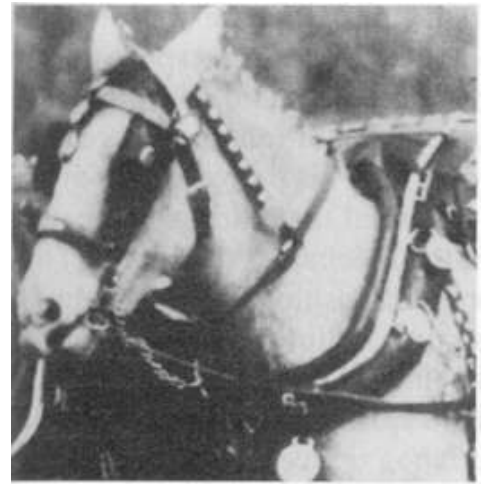
//> input picture Pixel-CNTN2013-THCK/Pixel-ThucHanhCuoiKi/Pixel-ThucHanhCuoiKi/Image/horse.PNG, 491 x 495 px
$ ./Main   (built with g++ and OpenCV 4)
//> lines starting //> are read from the running program, lines starting //| are printed output that depends on the picture
### Pixel-CNTN2013-THCK/Pixel-ThucHanhCuoiKi/Pixel-ThucHanhCuoiKi/DemoMorphology.h
#ifndef _DEMO_MORPHOLOGY_H_
#define _DEMO_MORPHOLOGY_H_


#include "Morphology.h"

//-------------------------------------
void demoBinaryDilation();
void demoBinaryErosion();
void demoBinaryOpening();
void demoBinaryClosing();

void demoFillingRegion();
void demoSkeleton();
void demoThinning();
void demoThickening();
void demoConvexHull();
void demoBinaryBoundaryExtraction();
//Do hit & miss transform khó demo, tuy vậy được sử dụng trong thinning, thickenning nên ta sẽ đánh giá mức
//độ hiệu quả của nó dựa vào kết quả của thinning và thickening
//--------------------------------------
void demoGrayscaleDilation();
void demoGrayscaleErosion();
void demoGrayscaleOpening();
void demoGrayscaleClosing();
void demoMorphologyGradient();
void demoTopHat();
void demoSmoothingOperation();

#endif

### Pixel-CNTN2013-THCK/Pixel-ThucHanhCuoiKi/Pixel-ThucHanhCuoiKi/Morphology.h
#ifndef _MORPHOLOGY_H_
#define _MORPHOLOGY_H_

#include "header.h"


//input includes a grayscale image, a structure function B whose each element is 0 or a nonzero number, and
//a pair of integer to indicate the center of B.
#define infinity 111111111
typedef unsigned __int8 uint8_t;
typedef unsigned __int16 uint16_t;
// Lưu ý: các phép Dilation/Erosion trong đây thực hiện việc dãn/co đối tượng trong ảnh nhị phân (màu đen),
//ngược với phép Dilation/Erosion trong opencv là dãn/co nền ảnh (màu trắng).
//Basis operators
Mat BinaryDilation(Mat src, Mat B, std::pair<int, int> center);
Mat BinaryErosion(Mat src, Mat B, std::pair<int, int> center);
Mat BinaryOpening(Mat src, Mat B, std::pair<int, int> center);
Mat BinaryClosing(Mat src, Mat B, std::pair<int, int> center);


//Phép giãn (dilation) độ xám: với 1 điểm ảnh ta chọn điểm ảnh có giá trị = (giá trị độ xám cộng
//giá trị b trong phần tử cấu trúc B) lớn nhất làm giá trị độ xám cho pixel đó
//. Ngược lại phép co (erosion) độ xám thì chọn giá trị =( giá trị độ xám trừ đi
//giá trị (b) trong mảng cấu trúc B) nhỏ nhất
Mat GrayscaleDilation(Mat src, Mat B, std::pair<int, int> center);
Mat GrayscaleErosion(Mat src, Mat B, std::pair<int, int> center);
Mat GrayscaleOpening(Mat src, Mat B, std::pair<int, int> center);
Mat GrayscaleClosing(Mat src, Mat B, std::pair<int, int> center);


//Application of above operators

//toán tử làm trơn (ảnh độ xám)
Mat SmoothOperator(Mat src, Mat B, std::pair<int, int> center);

//toán tử trích biên (ảnh nhị phân)
Mat BinaryBoundaryExtraction(Mat src);

Mat MorphologyGradient(Mat src, Mat B, std::pair<int, int> center);

Mat topHat(Mat src, Mat B, std::pair<int, int> center);

Mat regionFilling(Mat src, std::pair<int, int> startingPoint);
Mat getSkeleton(Mat src);

//mặc định cho làm mảnh tối đa (loop -> infinity)
Mat ThinningTransform(Mat src, int maxLoop= 111111111);
Mat ThickeningTransform(Mat src);
Mat CreateStructureMat(int size, int val = 0);
Mat ConvexHull(Mat src);
#endif

### Pixel-CNTN2013-THCK/Pixel-ThucHanhCuoiKi/Pixel-ThucHanhCuoiKi/header.h
#ifndef _HEADER_
#define _HEADER_

#include <iostream>
#include <stdio.h>
#include <math.h>
#include <vector>
#include <iterator>

#include <opencv2/core/core.hpp>
#include <opencv2/highgui/highgui.hpp>
#include <opencv2/imgproc/imgproc.hpp>

using namespace cv;
using namespace std;

const double PI = acos(-1);
const int MAX_SIZE = 300;
#define wrtCrss { cout << "----------------------------------------------------------------------------\n";}


int getSelection(char* name, int nArr, const char **selectArr);

#endif // _HEADER_

### Pixel-CNTN2013-THCK/Pixel-ThucHanhCuoiKi/Pixel-ThucHanhCuoiKi/DemoMorphology.cpp
#include "DemoMorphology.h"

const int binaryThreshold = 100;

// [154 lines left out: functions toBinary, demoBinaryDilation, demoBinaryErosion, demoBinaryOpening, demoBinaryClosing, demoFillingRegion and 11 more, not called in this run]

void demoSmoothingOperation()
{
	Mat img = imread("Image/horse.png", CV_LOAD_IMAGE_GRAYSCALE);
//> img is the input picture: 495 rows x 491 cols, CV_8UC1; min 38, max 255, mean 148
	imshow("Origin", img);
	imshow("Smoothing  operation", SmoothOperator(img, CreateStructureMat(11, 0), std::make_pair(5, 5)));
	waitKey(0);
}

### Pixel-CNTN2013-THCK/Pixel-ThucHanhCuoiKi/Pixel-ThucHanhCuoiKi/Morphology.cpp
#include "Morphology.h"

using namespace std;
#include <algorithm>
#include <utility>
#include <functional>
char hit[][25] = { "000000100110111011001000",
				   "010110110110010011011011",
				   "111110100000000000001011"};
char miss[][25] = { "111011001000000000100110",
				   "000001001001000100100100",
				   "000000001011111110100000" };
Mat CreateStructureMat(int size, int val)
{
//> called with size = 11, val = 0
	Mat kernel = Mat(size, size, CV_8UC1, Scalar_<uint8_t>(0));
	for (int i = 0; i < size; ++i)
		for (int j = 0; j < size; ++j)
			kernel.at<uint8_t>(i, j) = val;
	return kernel;
}

//Lấy ảnh giá trị tuyệt đối hiệu độ xám 2 ảnh
// [106 lines left out: functions getDifference, BinaryDilation, BinaryErosion, BinaryOpening, BinaryClosing, not called in this run]

Mat GrayscaleDilation(Mat src, Mat B, std::pair<int, int> center)
{
	Mat ret = src.clone();
	int n = ret.size().height;
	int m = ret.size().width;

	for (int i = 0; i < n; ++i)
		for (int j = 0; j < m; ++j)
		{
			int res = -infinity;
			for (int u = 0; u < B.size().height; ++u)
				for (int v = 0; v < B.size().width; ++v)
				{
					int newx = i - (u - center.first);
					int newy = j - (v - center.second);

					if (newx >= 0 && newy >= 0 && newx < n && newy < m)
					{
						res = max(res, int(src.at<uint8_t>(newx, newy)) + B.at<uint8_t>(u, v));
					}
				}
			ret.at<uint8_t>(i, j) = max(min(res, 255), 0);
		}
	return ret;
}

Mat GrayscaleErosion(Mat src, Mat B, std::pair<int, int> center)
{
//> called with center = (5, 5)
	Mat ret = src.clone();
	int n = ret.size().height;
//> n = 495
	int m = ret.size().width;
//> m = 491

	for (int i = 0; i < n; ++i)
		for (int j = 0; j < m; ++j)
		{
			int res = infinity;
			for (int u = 0; u < B.size().height; ++u)
				for (int v = 0; v < B.size().width; ++v)
				{
					int newx = i + u - center.first;
					int newy = j + v - center.second;

					if (newx >= 0 && newy >= 0 && newx < n && newy < m)
					{
						res = min(res, int(src.at<uint8_t>(newx, newy)) - B.at<uint8_t>(u, v));
					}
				}
			ret.at<uint8_t>(i, j) = max(min(res, 255), 0);
		}
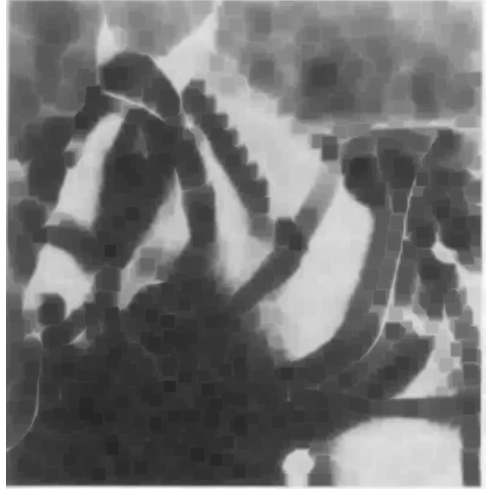
//> ret: 495 rows x 491 cols, CV_8UC1; min 38, max 255, mean 118.7
	return ret;
}
Mat GrayscaleOpening(Mat src, Mat B, std::pair<int, int> center)
{
	return GrayscaleDilation(GrayscaleErosion(src, B, center), B, center);
//> after the loop in GrayscaleDilation, `for (int i = 0; i < n; ++i)`:
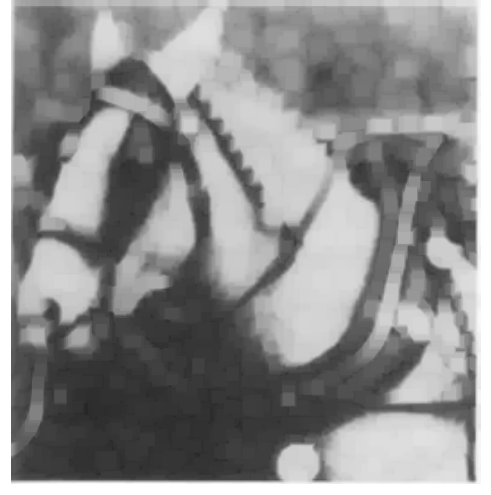
//> ret: 495 rows x 491 cols, CV_8UC1; min 38, max 255, mean 141
}
Mat GrayscaleClosing(Mat src, Mat B, std::pair<int, int> center)
{
	return GrayscaleErosion(GrayscaleDilation(src, B, center), B, center);
//> call 2 of GrayscaleDilation, with center = (5, 5)
//> after the loop in GrayscaleDilation (call 2), `for (int i = 0; i < n; ++i)`:
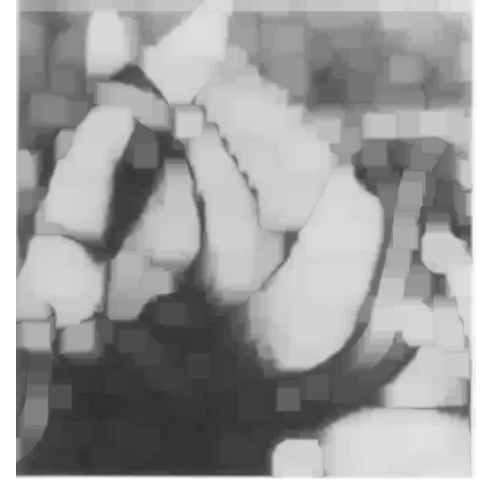
//> ret: 495 rows x 491 cols, CV_8UC1; min 46, max 255, mean 160.6
//> call 2 of GrayscaleErosion, with center = (5, 5)
//> after the loop in GrayscaleErosion (call 2), `for (int i = 0; i < n; ++i)`:
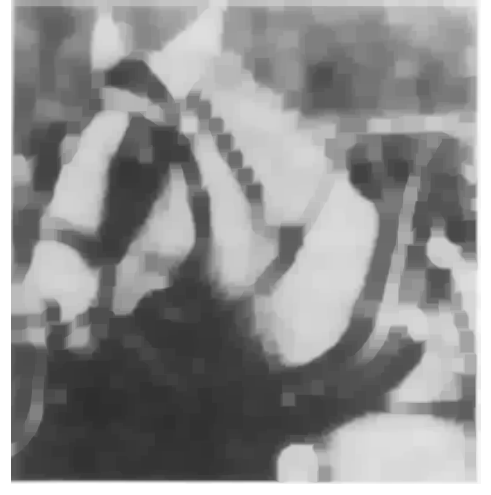
//> ret: 495 rows x 491 cols, CV_8UC1; min 46, max 255, mean 143.6
}


Mat SmoothOperator(Mat src, Mat B, std::pair<int, int> center)
{
	return GrayscaleClosing(GrayscaleOpening(src, B, center), B, center);
}

// [231 lines left out: functions MorphologyGradient, BinaryBoundaryExtraction, topHat, getIntersection, regionFilling, getSkeleton and 4 more, not called in this run]

### Pixel-CNTN2013-THCK/Pixel-ThucHanhCuoiKi/Pixel-ThucHanhCuoiKi/Main.cpp
#include <iostream>
#include <opencv2/core/core.hpp>
#include <opencv2/highgui/highgui.hpp>
#include <opencv2/imgproc/imgproc.hpp>
#include "header.h"
#include "Morphology.h"
#include "DemoMorphology.h"
using namespace std;
using namespace cv;

int thres = 200;
// [51 lines left out: functions count, DemoMorphologyCallback, DemoMorpho, not called in this run]

int main()
{
	 // [17 lines of commented-out code are left out]

	demoSmoothingOperation();
	return 0;
}

$ run again, with Pixel-CNTN2013-THCK/Pixel-ThucHanhCuoiKi/Pixel-ThucHanhCuoiKi/Image/benthanh.png copied over Pixel-CNTN2013-THCK/Pixel-ThucHanhCuoiKi/Pixel-ThucHanhCuoiKi/Image/horse.PNG
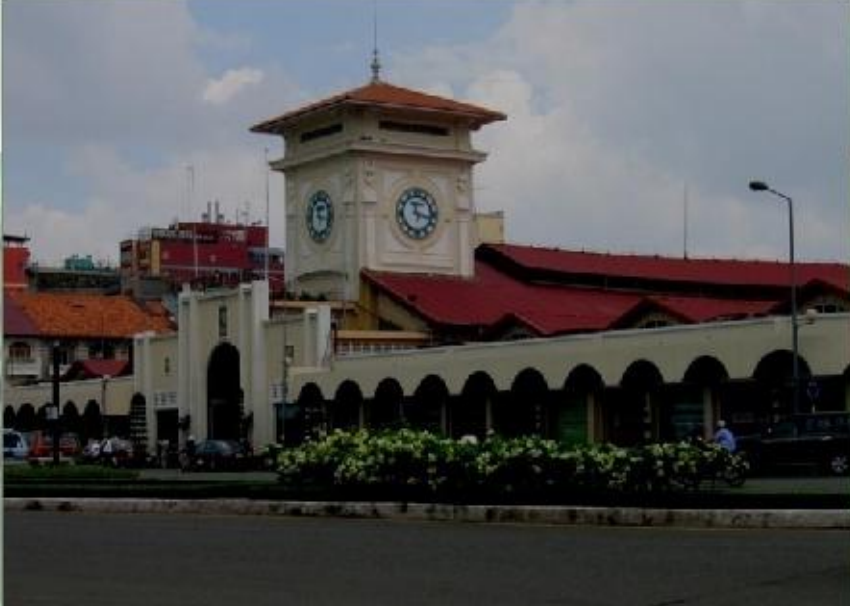
//> input picture Pixel-CNTN2013-THCK/Pixel-ThucHanhCuoiKi/Pixel-ThucHanhCuoiKi/Image/benthanh.png, 850 x 606 px
//> after the loop in GrayscaleDilation, `for (int i = 0; i < n; ++i)`:
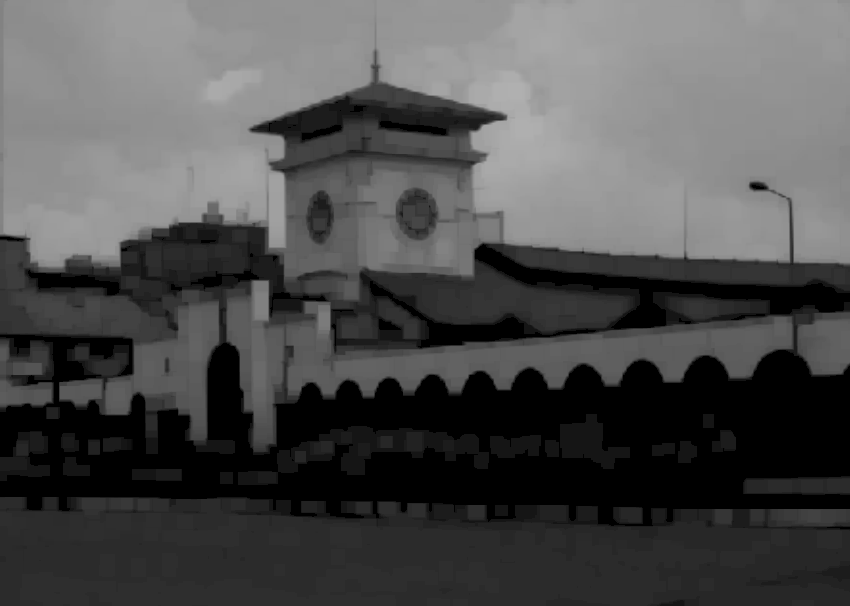
//> ret: 606 rows x 850 cols, CV_8UC1; min 0, max 176, mean 78.1
//> after the loop in GrayscaleDilation (call 2), `for (int i = 0; i < n; ++i)`:
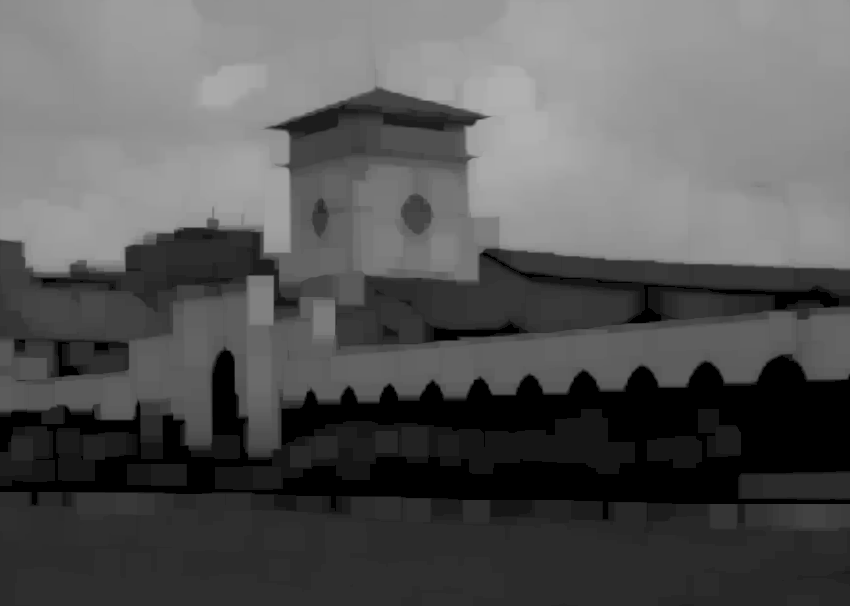
//> ret: 606 rows x 850 cols, CV_8UC1; min 0, max 176, mean 86.2
